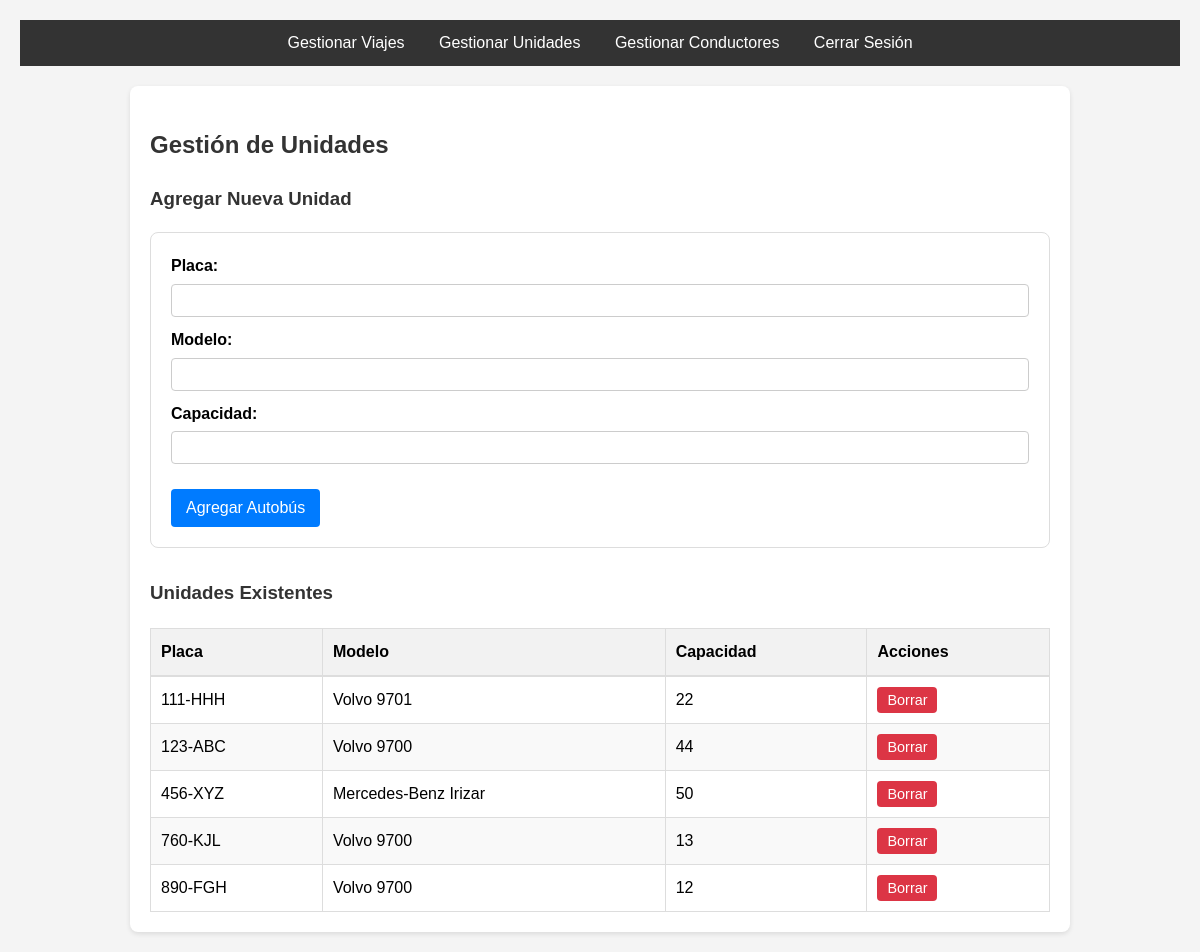
The app's page /Via-real/admin/gestion_unidades.php (signed in) with its own data.
### tables this page shows
CREATE TABLE `Autobus` (
  `Placa` varchar(10) NOT NULL,
  `Modelo` varchar(50) DEFAULT NULL,
  `Capacidad` tinyint(3) UNSIGNED NOT NULL
);

### Via-real/admin/gestion_unidades.php (the view, shortened to what this page needs)
<?php
require 'header.php';
require '../conexion.php';
$buses = $conexion->query("SELECT * FROM Autobus ORDER BY Placa")->fetchAll(PDO::FETCH_ASSOC);
?>
<h2>Gestión de Unidades</h2>
<h3>Agregar Nueva Unidad</h3>
<form method="POST" style="background: #fff; padding: 20px; border: 1px solid #ddd; border-radius: 8px; margin-bottom: 30px;">
    <label>Placa:</label>
    <input type="text" name="placa" required>
    <label>Modelo:</label>
    <input type="text" name="modelo" required>
    <label>Capacidad:</label>
    <input type="number" name="cap" required>
    <input type="submit" name="add" value="Agregar Autobús" style="margin-top: 15px;">
</form>
<h3>Unidades Existentes</h3>
<table style="width: 100%; border-collapse: collapse;">
    <thead>
        <tr style="background-color: #f2f2f2; text-align: left;">
            <th style="padding: 10px; border-bottom: 2px solid #ddd;">Placa</th>
            <th style="padding: 10px; border-bottom: 2px solid #ddd;">Modelo</th>
            <th style="padding: 10px; border-bottom: 2px solid #ddd;">Capacidad</th>
            <th style="padding: 10px; border-bottom: 2px solid #ddd;">Acciones</th>
        </tr>
    </thead>
    <tbody>
        <?php foreach($buses as $b): ?>
            <tr style="border-bottom: 1px solid #eee;">
                <td style="padding: 10px;"><?= htmlspecialchars($b['Placa']) ?></td>
                <td style="padding: 10px;"><?= htmlspecialchars($b['Modelo']) ?></td>
                <td style="padding: 10px;"><?= htmlspecialchars($b['Capacidad']) ?></td>
                <td style="padding: 10px;">
                    <form action="gestion_unidades.php" method="POST" onsubmit="return confirm('¿Estás seguro de borrar esta unidad?');" style="margin: 0;">
                        <input type="submit" value="Borrar" style="background-color: #dc3545; color: white; border: none; padding: 5px 10px; border-radius: 4px; cursor: pointer; font-size: 0.9em;">
                    </form>
                </td>
            </tr>
        <?php endforeach; ?>
    </tbody>
</table>
<?php require 'footer.php'; ?>

### Via-real/style.css (style rules this page uses)
body { font-family: Arial, sans-serif; line-height: 1.6; background-color: #f4f4f4; margin: 0; padding: 20px; }
h1, h2, h3 { color: #333; }
form { margin-bottom: 20px; }
label { display: block; margin-bottom: 5px; font-weight: bold; }
input[type="text"], input[type="date"], input[type="password"], input[type="datetime-local"], input[type="number"], select { width: 100%; padding: 8px; margin-bottom: 10px; border: 1px solid #ccc; border-radius: 4px; box-sizing: border-box; }
input[type="submit"], button, .btn { background: #007BFF; color: #fff; padding: 10px 15px; border: none; border-radius: 4px; cursor: pointer; font-size: 16px; }
table { width: 100%; border-collapse: collapse; margin-top: 20px; }
th, td { padding: 12px; border: 1px solid #ddd; text-align: left; }
th { background-color: #f2f2f2; }
tr:nth-child(even) { background-color: #f9f9f9; }

### records on screen
autobus: Placa "111-HHH", Modelo "Volvo 9701", Capacidad "22"
autobus: Placa "123-ABC", Modelo "Volvo 9700", Capacidad "44"
autobus: Placa "456-XYZ", Modelo "Mercedes-Benz Irizar", Capacidad "50"
autobus: Placa "760-KJL", Modelo "Volvo 9700", Capacidad "13"
autobus: Placa "890-FGH", Modelo "Volvo 9700", Capacidad "12"
